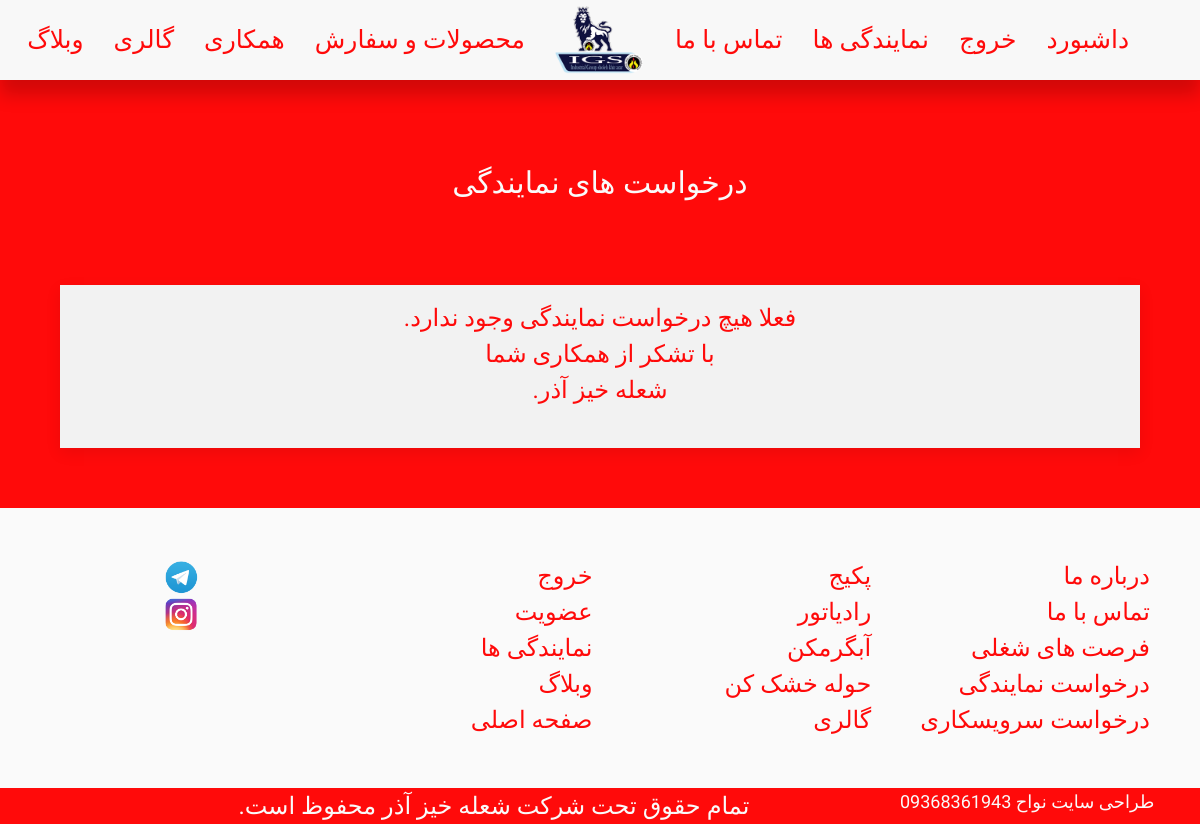
Page /cooperation/repairman-request-list/ (signed in) on the earlier database version.
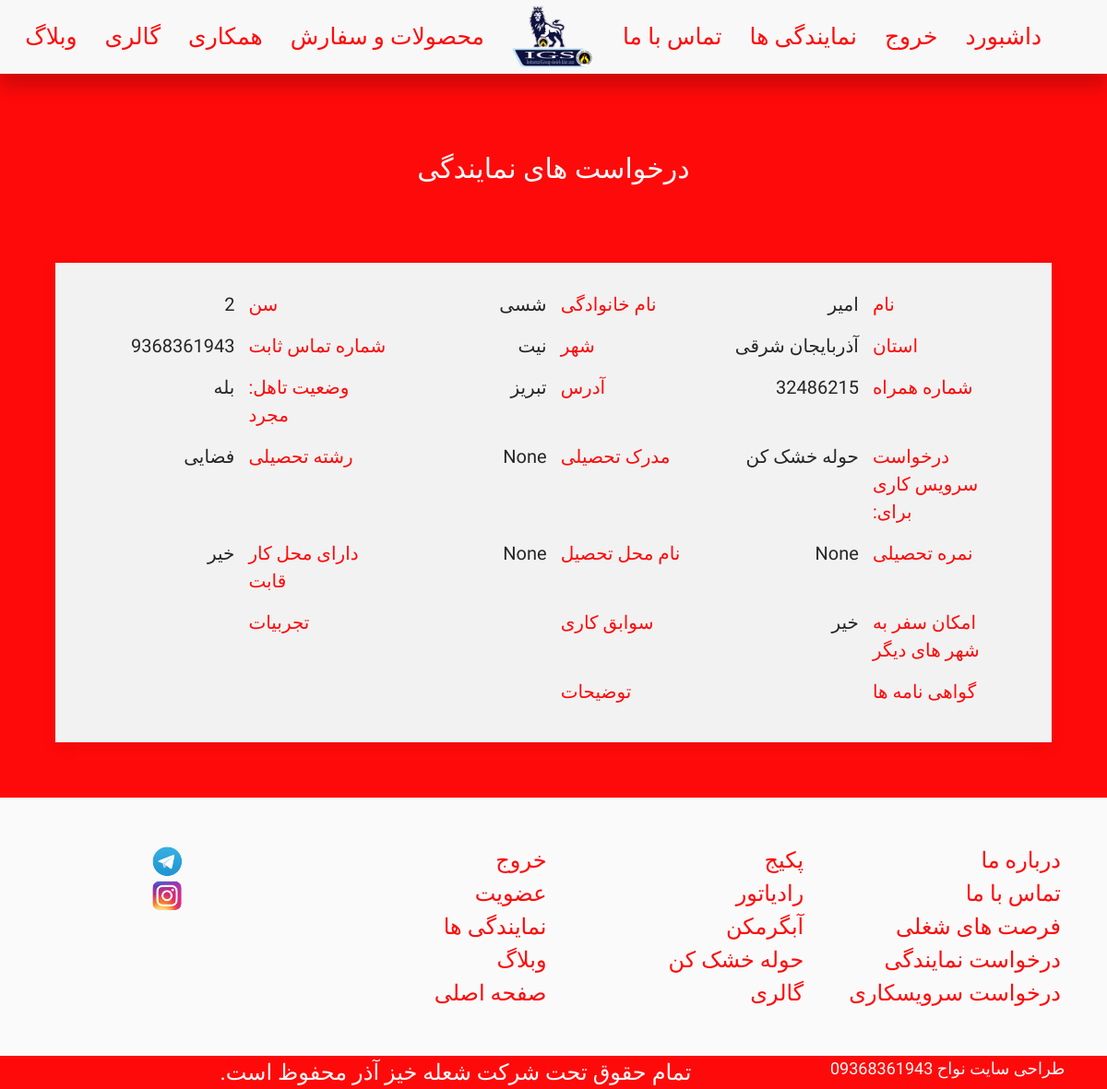
Same page on the later database version.
### cooperation/models.py (models this page shows)
class RepairManRequestModel(models.Model):
    name = models.CharField(max_length = 264, blank = False, null = False)
    last_name = models.CharField(max_length = 264, blank = False, null = False)
    age = models.IntegerField(blank = False, null = False)
    province = models.CharField(max_length = 264, blank = False, null = False)
    city = models.CharField(max_length = 264, blank = False, null = False)
    is_single = models.BooleanField(default = True)
    phone_number = models.IntegerField(blank = False, null = False)
    cellphone_number = models.IntegerField(blank = False, null = False)
    address = models.TextField(null = False, blank = False)
    for_towerdryer = models.BooleanField(default = False)
    for_package = models.BooleanField(default = False)
    for_radiator = models.BooleanField(default = False)
    for_waterheater = models.BooleanField(default = False)
    college_evidence = models.CharField(max_length = 264, blank = True, null = True)
    field_of_study = models.CharField(max_length = 264, blank = True, null = True)
    college_score = models.IntegerField(blank = True, null = True)
    name_of_college = models.CharField(max_length = 264, blank = True, null = True)
    has_office = models.BooleanField(default = False)
    can_travel = models.BooleanField(default = False)
    attendance = models.TextField(null = True, blank = True)
    experience = models.TextField(null = True, blank = True)
    certificates = models.TextField(null = True, blank = True)
    description = models.TextField(null = True, blank = True)

### cooperation/views.py (the view)
# urls.py: path('repairman-request-list/',RepairManRequestListView , name = 'repairmanrequestlist'),
@login_required
@superuser_required
def RepairManRequestListView(request):
    try:
        repairman_request_list = get_list_or_404(RepairManRequestModel.objects.all())
        return render(request,'cooperation/repairmanrequestlist.html',
                      {'repairman_request_list':repairman_request_list})
    except:
        return render(request,'cooperation/repairmanrequestlist.html')

### cooperation/templates/cooperation/repairmanrequestlist.html (shortened to what this page needs)
{% extends "BaseTemplates/base1.html" %}
{% block body_block %}
<br>
<h3 style="font-size:30px;" class="whiteC-text uk-card-title uk-text-center fHarmattan uk-text-large">درخواست های نمایندگی</h3>
<div style="padding:5%" class="uk-grid-match uk-text-center uk-grid-large" uk-grid>
{% if repairman_request_list %}
{% for repairman_request in repairman_request_list %}
      <div class="uk-width-1-1 uk-block">
<div  class="uk-card uk-card-default uk-card-body milkywhiteC">
      <div style="margin-top:-25px; font-size:20px;"  class=" fHarmattan uk-text-large uk-grid-small" uk-grid>
          <div class="uk-width-1-6@m uk-width-1-4@s uk-width-1-2 uk-text-left redC-text" >نام</div><div class="uk-width-1-6@m uk-width-1-4@s uk-width-1-2 uk-text-right darkgreyC-text">{{repairman_request.name }}</div>
          <div class="uk-width-1-6@m uk-width-1-4@s uk-width-1-2 uk-text-left redC-text" >نام خانوادگی</div><div class="uk-width-1-6@m uk-width-1-4@s uk-width-1-2 uk-text-right darkgreyC-text">{{repairman_request.last_name }}</div>
          <div class="uk-width-1-6@m uk-width-1-4@s uk-width-1-2 uk-text-left redC-text" >سن</div><div class="uk-width-1-6@m uk-width-1-4@s uk-width-1-2 uk-text-right darkgreyC-text">{{repairman_request.age }}</div>
          <div class="uk-width-1-6@m uk-width-1-4@s uk-width-1-2 uk-text-left redC-text" >استان</div><div class="uk-width-1-6@m uk-width-1-4@s uk-width-1-2 uk-text-right darkgreyC-text">{{repairman_request.province }}</div>
          <div class="uk-width-1-6@m uk-width-1-4@s uk-width-1-2 uk-text-left redC-text" >شهر</div><div class="uk-width-1-6@m uk-width-1-4@s uk-width-1-2 uk-text-right darkgreyC-text">{{repairman_request.city }}</div>
          <div class="uk-width-1-6@m uk-width-1-4@s uk-width-1-2 uk-text-left redC-text" >شماره تماس ثابت</div><div class="uk-width-1-6@m uk-width-1-4@s uk-width-1-2 uk-text-right darkgreyC-text">{{repairman_request.phone_number }}</div>
          <div class="uk-width-1-6@m uk-width-1-4@s uk-width-1-2 uk-text-left redC-text" >شماره همراه</div><div class="uk-width-1-6@m uk-width-1-4@s uk-width-1-2 uk-text-right darkgreyC-text">{{repairman_request.cellphone_number }}</div>
          <div class="uk-width-1-6@m uk-width-1-4@s uk-width-1-2 uk-text-left redC-text" >آدرس</div><div class="uk-width-1-6@m uk-width-1-4@s uk-width-1-2 uk-text-right darkgreyC-text">{{repairman_request.address }}</div>
          <div class="uk-width-1-6@m uk-width-1-4@s uk-width-1-2 uk-text-left redC-text" >وضعیت تاهل: مجرد</div><div class="uk-width-1-6@m uk-width-1-4@s uk-width-1-2 uk-text-right darkgreyC-text">{% if repairman_request.is_single %}بله{% else %}خیر{% endif %}</div>
          <div class="uk-width-1-6@m uk-width-1-4@s uk-width-1-2 uk-text-left redC-text" >درخواست سرویس کاری برای:</div><div class="uk-width-1-6@m uk-width-1-4@s uk-width-1-2 uk-text-right darkgreyC-text">{% if repairman_request.for_towerdryer %}حوله خشک کن {% endif %}
          </div>
          <div class="uk-width-1-6 uk-text-left redC-text" >مدرک تحصیلی</div><div class="uk-width-1-6 uk-text-right darkgreyC-text">{{repairman_request.college_evidence }}</div>
          <div class="uk-width-1-6 uk-text-left redC-text" >رشته تحصیلی</div><div class="uk-width-1-6 uk-text-right darkgreyC-text">{{repairman_request.field_of_study }}</div>
          <div class="uk-width-1-6 uk-text-left redC-text" >نمره تحصیلی</div><div class="uk-width-1-6 uk-text-right darkgreyC-text">{{repairman_request.college_score }}</div>
          <div class="uk-width-1-6 uk-text-left redC-text" >نام محل تحصیل</div><div class="uk-width-1-6 uk-text-right darkgreyC-text">{{repairman_request.name_of_college }}</div>
          <div class="uk-width-1-6@m uk-width-1-4@s uk-width-1-2 uk-text-left redC-text" >دارای محل کار قابت</div><div class="uk-width-1-6@m uk-width-1-4@s uk-width-1-2 uk-text-right darkgreyC-text">{% if repairman_request.has_office %}بله{% else %}خیر{% endif %}</div>
          <div class="uk-width-1-6@m uk-width-1-4@s uk-width-1-2 uk-text-left redC-text" >امکان سفر به شهر های دیگر</div><div class="uk-width-1-6@m uk-width-1-4@s uk-width-1-2 uk-text-right darkgreyC-text">{% if repairman_request.can_travel %}بله{% else %}خیر{% endif %}</div>
          <div class="uk-width-1-6@m uk-width-1-4@s uk-width-1-2 uk-text-left redC-text" >سوابق کاری</div><div class="uk-width-1-6@m uk-width-1-4@s uk-width-1-2 uk-text-right darkgreyC-text">{{repairman_request.attendance }}</div>
          <div class="uk-width-1-6@m uk-width-1-4@s uk-width-1-2 uk-text-left redC-text" >تجربیات</div><div class="uk-width-1-6@m uk-width-1-4@s uk-width-1-2 uk-text-right darkgreyC-text">{{repairman_request.experience }}</div>
          <div class="uk-width-1-6@m uk-width-1-4@s uk-width-1-2 uk-text-left redC-text" >گواهی نامه ها</div><div class="uk-width-1-6@m uk-width-1-4@s uk-width-1-2 uk-text-right darkgreyC-text">{{repairman_request.certificates }}</div>
          <div class="uk-width-1-6@m uk-width-1-4@s uk-width-1-2 uk-text-left redC-text" >توضیحات</div><div class="uk-width-1-6@m uk-width-1-4@s uk-width-1-2 uk-text-right darkgreyC-text">{{repairman_request.descriprion }}</div>
<br>
      </div>
</div>
</div>
{% endfor %}
{% else %}
<div class="uk-width-1-1 uk-block">
<div  class="uk-card uk-card-default uk-card-body milkywhiteC">
<div style="margin-top:-25px"  class=" fHarmattan uk-text-large uk-grid-small" uk-grid>
    <div class="uk-width-1- uk-text-center redC-text" >فعلا هیچ درخواست نمایندگی وجود ندارد.
<br>
با تشکر از همکاری شما
<br>
شعله خیز آذر.
    </div>
</div>
</div>
</div>
{% endif %}
</div>
    {% endblock %}

### templates/BaseTemplates/base1.html (shortened to what this page needs)
{% load static %}
<!DOCTYPE html>
<html dir="rtl" class="redC" style="overflow-x: hidden;">
  <head>
    {% load static %}
    <!DOCTYPE html>
        <link type="text/css" rel="stylesheet" href="{% static 'css/uikit-rtl.css' %}" media="screen,projection"/>
        <link type="text/css" rel="stylesheet" href="{% static 'css/styles.css' %}"/>
      </head>
      <body style="background-color: #ff0a0a;" class="redC">
        <header>
            <nav class="uk-navbar-container uk-margin" style="position: fixed;right: 0;left: 0;top: 0;z-index: 1030;box-shadow: 0 15px 17px rgba(0, 0,0, 0.18);" uk-navbar>
                <div class="uk-navbar-center">
                  <div class="uk-navbar-center-left"><div>
    <ul  class="uk-navbar-nav uk-visible@m">
      <li>
    <a style="color:#ff0a0a; font-family: 'Lateef', cursive; font-size:25px;; " class="  " href="#">محصولات و سفارش</a>
</li>
<li>
<a style="color:#ff0a0a; font-family: 'Lateef', cursive; font-size:25px;; " class="  " href="#">همکاری</a>
</li>
      <li><a style="color:#ff0a0a; font-family: 'Lateef', cursive; font-size:25px;;" class=" " href="{% url 'gallery:gallery' %}">گالری</a></li>
<li><a style="color:#ff0a0a; font-family: 'Lateef', cursive; font-size:25px;;" class=" " href="https://sholehkhiz.com/blog/">وبلاگ</a></li>
    </ul>
</div></div>
        <a class="uk-navbar-item uk-logo" href="{% url 'home' %}"><img src="/media/Logo/logo.png" width="90"></a>
        <div class="uk-navbar-center-right"><div>
    <ul class="uk-navbar-nav">
      <ul class="uk-navbar-nav uk-visible@m">
        {% if user.is_authenticated and user.is_superuser%}
          <li><a style="color:#ff0a0a; font-family: 'Lateef', cursive; font-size:25px;;" class=" " href="{% url 'accounts:superuserdashboard' %}">داشبورد</a></li>
          {% endif %}
        {% if user.is_authenticated %}
        <li><a style="color:#ff0a0a; font-family: 'Lateef', cursive; font-size:25px;;" class=" " href="{% url 'logout' %}">خروج</a></li>
        {% else %}
          <li><a style="color:#ff0a0a; font-family: 'Lateef', cursive; font-size:25px;;" class=" " href="{% url 'accounts:login' %}">ورود</a></li>
          <li><a style="color:#ff0a0a; font-family: 'Lateef', cursive; font-size:25px;;" class=" " href="{% url 'commonuser:signup' %}">عضویت</a></li>
          {% endif %}
          <li><a style="color:#ff0a0a; font-family: 'Lateef', cursive; font-size:25px;;" class=" " href="{% url 'delegations:publiclist' %}">نمایندگی ها</a></li>
      <li><a style="color:#ff0a0a; font-family: 'Lateef', cursive; font-size:25px;;" class=" " href="{% url 'company:contact-us' %}">تماس با ما</a></li>
      </ul>
    </ul>
</div></div>
</div>
            </nav>
        </header>
<br><br><br><br>
      {% block body_block %}
      {% endblock %}
      <footer class="whiteC" style="padding:50px; font-size:24px;">
<div  class="uk-grid uk-grid-small uk-child-width-1-2 uk-child-width-1-4@s fHarmattan" uk-grid>
  <div class="uk-text-">
<a href="{% url 'company:about-us' %}" class="redC-text">درباره ما</a><br>
<a href="{% url 'company:contact-us' %}" class="redC-text">تماس با ما</a><br>
<a href="{% url 'cooperation:jobopportunitylist' %}" class="redC-text">فرصت های شغلی</a><br>
<a href="{% url 'cooperation:createdelegationrequest' %}" class="redC-text">درخواست نمایندگی</a><br>
<a href="{% url 'cooperation:createrepairmanrequest' %}" class="redC-text">درخواست سرویسکاری</a><br>
  </div>
  <div class="uk-text-=">
    <a href="{% url 'products:packagelist' %}" class="redC-text">پکیج</a><br>
    <a href="{% url 'products:radiatorlist' %}" class="redC-text">رادیاتور</a><br>
    <a href="{% url 'products:waterheaterlist' %}" class="redC-text">آبگرمکن</a><br>
    <a href="{% url 'products:towerdryerlist' %}" class="redC-text">حوله خشک کن</a><br>
<a href="{% url 'gallery:gallery' %}" class="redC-text">گالری</a><br>
  </div>
  <div class="uk-text-">
    {% if user.is_authenticated %}
      <a href="{% url 'logout' %}" class="redC-text">خروج</a><br>
    {% else %}
      <a href="{% url 'accounts:login' %}" class="redC-text">ورود</a><br>
      {% endif %}
<a href="{% url 'commonuser:signup' %}" class="redC-text">عضویت</a><br>
<a href="{% url 'delegations:publiclist' %}" class="redC-text">نمایندگی ها</a><br>
<a href="https://sholehkhiz.com/blog/" class="redC-text">وبلاگ</a><br>
<a href="{% url 'home' %}" class="redC-text">صفحه اصلی</a><br>
  </div>
  <div class="uk-text-center">
    <a href="https://t.me/sholehkhizco/" class="redC-text"> <img width="35" src="/media/Logo/telegram.png" alt=""></a><br>
    <a href="https://www.instagram.com/sholehkhizazar/" class="redC-text"><img width="35" src="/media/Logo/instagram.png" alt=""></a><br>
  </div>
</div>
</footer>
      <span class="uk-grid-match uk-grid-small uk-text-center "  uk-grid>
        <div class="uk-width-1-3 whiteC-text fHarmattan uk-text-center" style="padding-right:5%; font-size:18px;">
طراحی سایت نواح
09368361943
        </div>
            <div class="uk-width-2-3  whiteC-text fHarmattan uk-text-justify" style="padding-right:5%;font-size:24px;">
              تمام حقوق تحت شرکت شعله خیز آذر محفوظ است.
        </div>
      </span>
    </body>
  </html>

### statics/css/styles.css (style rules this page uses)
.fHarmattan { font-family: 'Lateef', cursive; }
.whiteC { background-color: #fafafa; }
.whiteC-text { color: #fafafa; }
.milkywhiteC { background-color: #f2f2f2; }
.darkgreyC-text { color: #262626; }
.redC { background-color: #ff0a0a; }
.redC-text { color: #ff0a0a; }

Differences in the rows shown:
added RepairManRequestModel: name "امیر", last_name "شسی", age "2", province "آذربایجان شرقی", city "نیت", phone_number "9368361943", cellphone_number "32486215", address "تبریز", is_single "بله", for_towerdryer "حوله خشک کن", college_evidence "None", field_of_study "فضایی", college_score "None", name_of_college "None", has_office "خیر", can_travel "خیر"
Other differences:
text no longer shown: "فعلا هیچ درخواست نمایندگی وجود ندارد. با تشکر از همکاری شما شعله خیز آذر."
